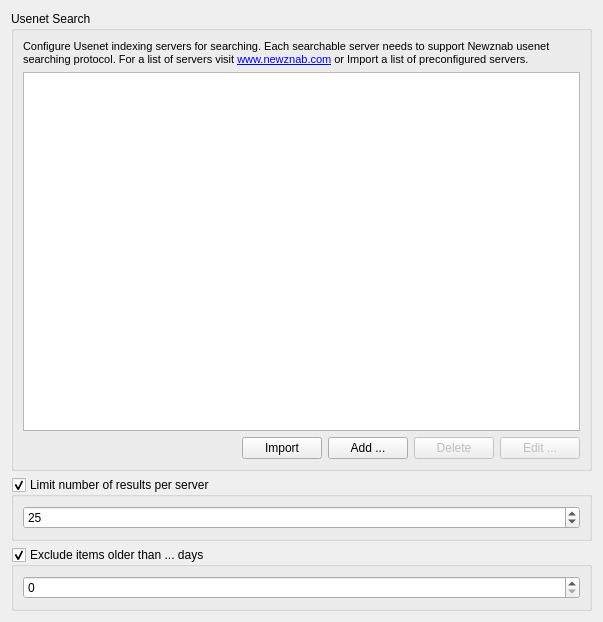
<?xml version="1.0" encoding="UTF-8"?>
<ui version="4.0">
 <class>SearchSettings</class>
 <widget class="QWidget" name="SearchSettings">
  <property name="geometry">
   <rect>
    <x>0</x>
    <y>0</y>
    <width>603</width>
    <height>622</height>
   </rect>
  </property>
  <property name="windowTitle">
   <string>Search</string>
  </property>
  <layout class="QVBoxLayout" name="verticalLayout">
   <item>
    <widget class="QGroupBox" name="groupBox">
     <property name="title">
      <string>Usenet Search</string>
     </property>
     <layout class="QGridLayout" name="gridLayout">
      <item row="0" column="0">
       <widget class="QLabel" name="label">
        <property name="text">
         <string>&lt;!DOCTYPE HTML PUBLIC &quot;-//W3C//DTD HTML 4.0//EN&quot; &quot;http://www.w3.org/TR/REC-html40/strict.dtd&quot;&gt;
&lt;html&gt;&lt;head&gt;&lt;meta name=&quot;qrichtext&quot; content=&quot;1&quot; /&gt;&lt;style type=&quot;text/css&quot;&gt;
p, li { white-space: pre-wrap; }
&lt;/style&gt;&lt;/head&gt;&lt;body style=&quot; font-family:'MS Shell Dlg 2'; font-size:8.25pt; font-weight:400; font-style:normal;&quot;&gt;
&lt;p style=&quot; margin-top:0px; margin-bottom:0px; margin-left:0px; margin-right:0px; -qt-block-indent:0; text-indent:0px;&quot;&gt;&lt;span style=&quot; font-family:'Sans Serif'; font-size:8pt;&quot;&gt;Configure Usenet indexing servers for searching. Each searchable server needs to support Newznab usenet searching protocol. For a list of servers visit &lt;/span&gt;&lt;a href=&quot;http://www.newznab.com&quot;&gt;&lt;span style=&quot; text-decoration: underline; color:#0000ff;&quot;&gt;www.newznab.com&lt;/span&gt;&lt;/a&gt;&lt;span style=&quot; font-family:'Sans Serif'; font-size:8pt;&quot;&gt; or Import a list of preconfigured servers.&lt;/span&gt;&lt;/p&gt;&lt;/body&gt;&lt;/html&gt;</string>
        </property>
        <property name="wordWrap">
         <bool>true</bool>
        </property>
        <property name="openExternalLinks">
         <bool>true</bool>
        </property>
       </widget>
      </item>
      <item row="2" column="0">
       <layout class="QHBoxLayout" name="horizontalLayout">
        <item>
         <spacer name="horizontalSpacer">
          <property name="orientation">
           <enum>Qt::Horizontal</enum>
          </property>
          <property name="sizeHint" stdset="0">
           <size>
            <width>40</width>
            <height>20</height>
           </size>
          </property>
         </spacer>
        </item>
        <item>
         <widget class="QPushButton" name="btnImport">
          <property name="toolTip">
           <string>Import a list of Newznab servers from the Internet</string>
          </property>
          <property name="text">
           <string>Import</string>
          </property>
         </widget>
        </item>
        <item>
         <widget class="QPushButton" name="btnAdd">
          <property name="text">
           <string>Add ...</string>
          </property>
         </widget>
        </item>
        <item>
         <widget class="QPushButton" name="btnDel">
          <property name="enabled">
           <bool>false</bool>
          </property>
          <property name="text">
           <string>Delete</string>
          </property>
         </widget>
        </item>
        <item>
         <widget class="QPushButton" name="btnEdit">
          <property name="enabled">
           <bool>false</bool>
          </property>
          <property name="text">
           <string>Edit ...</string>
          </property>
         </widget>
        </item>
       </layout>
      </item>
      <item row="1" column="0">
       <widget class="QListWidget" name="listServers"/>
      </item>
     </layout>
    </widget>
   </item>
   <item>
    <widget class="QGroupBox" name="grpLimit">
     <property name="title">
      <string>Limit number of results per server</string>
     </property>
     <property name="checkable">
      <bool>true</bool>
     </property>
     <layout class="QGridLayout" name="gridLayout_2">
      <item row="0" column="0">
       <widget class="QSpinBox" name="spinLimit">
        <property name="minimum">
         <number>1</number>
        </property>
        <property name="maximum">
         <number>100</number>
        </property>
        <property name="value">
         <number>25</number>
        </property>
       </widget>
      </item>
     </layout>
    </widget>
   </item>
   <item>
    <widget class="QGroupBox" name="grpAge">
     <property name="title">
      <string>Exclude items older than ... days</string>
     </property>
     <property name="checkable">
      <bool>true</bool>
     </property>
     <layout class="QVBoxLayout" name="verticalLayout_2">
      <item>
       <widget class="QSpinBox" name="spinAge">
        <property name="maximum">
         <number>1000</number>
        </property>
       </widget>
      </item>
     </layout>
    </widget>
   </item>
  </layout>
 </widget>
 <resources/>
 <connections/>
</ui>
